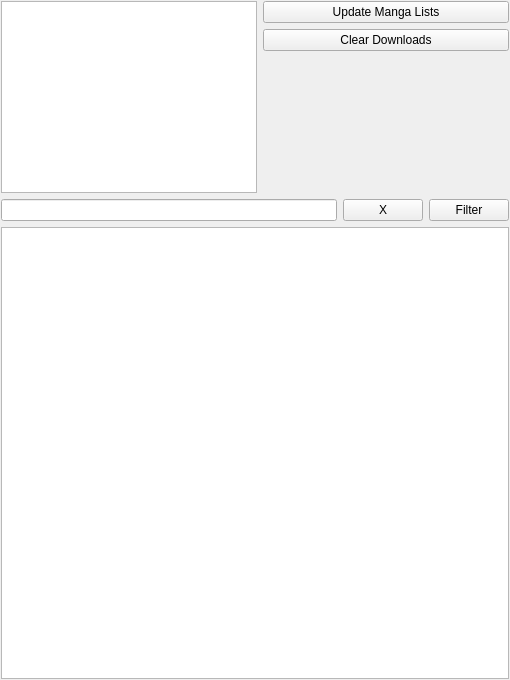
<?xml version="1.0" encoding="UTF-8"?>
<ui version="4.0">
 <class>HomeWidget</class>
 <widget class="QWidget" name="HomeWidget">
  <property name="geometry">
   <rect>
    <x>0</x>
    <y>0</y>
    <width>510</width>
    <height>680</height>
   </rect>
  </property>
  <property name="sizePolicy">
   <sizepolicy hsizetype="Expanding" vsizetype="Preferred">
    <horstretch>0</horstretch>
    <verstretch>3</verstretch>
   </sizepolicy>
  </property>
  <property name="windowTitle">
   <string>Form</string>
  </property>
  <layout class="QVBoxLayout" name="verticalLayout_2">
   <property name="spacing">
    <number>6</number>
   </property>
   <property name="leftMargin">
    <number>1</number>
   </property>
   <property name="topMargin">
    <number>1</number>
   </property>
   <property name="rightMargin">
    <number>1</number>
   </property>
   <property name="bottomMargin">
    <number>1</number>
   </property>
   <item>
    <layout class="QGridLayout" name="gridLayout_2">
     <item row="1" column="1">
      <widget class="QPushButton" name="pushButtonClearCache">
       <property name="sizePolicy">
        <sizepolicy hsizetype="Preferred" vsizetype="Fixed">
         <horstretch>0</horstretch>
         <verstretch>0</verstretch>
        </sizepolicy>
       </property>
       <property name="text">
        <string>Clear Downloads</string>
       </property>
      </widget>
     </item>
     <item row="0" column="1">
      <widget class="QPushButton" name="pushButtonUpdate">
       <property name="sizePolicy">
        <sizepolicy hsizetype="Preferred" vsizetype="Fixed">
         <horstretch>0</horstretch>
         <verstretch>0</verstretch>
        </sizepolicy>
       </property>
       <property name="text">
        <string>Update Manga Lists</string>
       </property>
      </widget>
     </item>
     <item row="0" column="0" rowspan="3">
      <widget class="QListView" name="listViewSources">
       <property name="sizePolicy">
        <sizepolicy hsizetype="Preferred" vsizetype="Expanding">
         <horstretch>0</horstretch>
         <verstretch>2</verstretch>
        </sizepolicy>
       </property>
       <property name="uniformItemSizes">
        <bool>true</bool>
       </property>
      </widget>
     </item>
     <item row="2" column="1">
      <spacer name="verticalSpacer_2">
       <property name="orientation">
        <enum>Qt::Vertical</enum>
       </property>
       <property name="sizeHint" stdset="0">
        <size>
         <width>20</width>
         <height>40</height>
        </size>
       </property>
      </spacer>
     </item>
    </layout>
   </item>
   <item>
    <layout class="QHBoxLayout" name="horizontalLayout_4">
     <item>
      <widget class="QLineEdit" name="lineEditFilter"/>
     </item>
     <item>
      <widget class="QPushButton" name="pushButtonFilterClear">
       <property name="sizePolicy">
        <sizepolicy hsizetype="Preferred" vsizetype="Preferred">
         <horstretch>0</horstretch>
         <verstretch>0</verstretch>
        </sizepolicy>
       </property>
       <property name="text">
        <string> X </string>
       </property>
      </widget>
     </item>
     <item>
      <widget class="QPushButton" name="pushButtonFilter">
       <property name="text">
        <string>Filter</string>
       </property>
      </widget>
     </item>
    </layout>
   </item>
   <item>
    <widget class="QListView" name="listViewMangas">
     <property name="sizePolicy">
      <sizepolicy hsizetype="Expanding" vsizetype="Expanding">
       <horstretch>0</horstretch>
       <verstretch>11</verstretch>
      </sizepolicy>
     </property>
    </widget>
   </item>
  </layout>
 </widget>
 <resources/>
 <connections/>
</ui>
